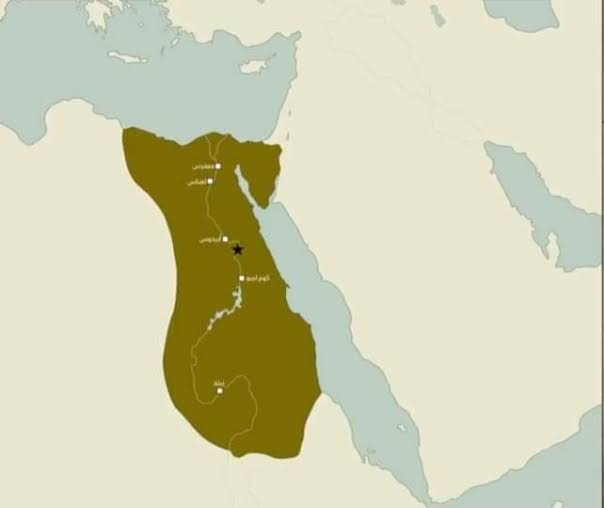
#> input picture atlas-of-the-blessed-lands/tools/data/v413_egypt_map.jpg, 604 x 508 px
$ python v413_egypt_trace.py
#> lines starting #> are read from the running program, lines starting #| are printed output that depends on the picture; after the words box and inside, x2 and y2 are one past the last pixel; in counts of white or black regions, pixels touching at a corner belong together
"""Version 413 helper (Nawaz: "Use this", a map of ancient Egypt's land (olive) from the Delta to Napata, tools/data/v413_egypt_map.jpg).
The map is stylised (its Red Sea and Sinai sit west of their true places), so it is georeferenced on the towns it marks along the Nile
(Memphis, Heracleopolis, Abydos, Thebes (the star), Kom Ombo, Napata) and on the Gulf of Suez, Ras Muhammad and the Sinai's NE corner, with an affine
fit (Mercator latitude). The olive area is traced and written to tools/data/v413_egypt.geojson."""
import numpy as np, json, math, os
from PIL import Image
from scipy import ndimage as ndi
from skimage import measure
from shapely.geometry import Polygon, mapping
H = os.path.dirname(os.path.abspath(__file__))
M = lambda y: math.degrees(math.log(math.tan(math.pi / 4 + math.radians(y) / 2)))
IM = lambda m: math.degrees(2 * math.atan(math.exp(math.radians(m))) - math.pi / 2)
CP = [((217.5, 165), (31.25, 29.85)), ((210, 181), (30.93, 29.08)), ((225, 238.5), (31.92, 26.18)), ((236.5, 249), (32.64, 25.70)), ((242, 278), (32.95, 24.45)),
      ((220, 390), (31.83, 18.53)), ((244, 166), (32.55, 29.97)), ((273, 205), (34.25, 27.73)), ((280, 145), (34.3, 31.3))]
P = np.array([p for p, _ in CP], float); Mx = np.c_[np.ones(len(P)), P]
ax, *_ = np.linalg.lstsq(Mx, np.array([l[0] for _, l in CP]), rcond=None); ay, *_ = np.linalg.lstsq(Mx, np.array([M(l[1]) for _, l in CP]), rcond=None)
f = lambda x, y: (ax[0] + ax[1] * x + ax[2] * y, IM(ay[0] + ay[1] * x + ay[2] * y))
err = [math.hypot((f(*p)[0] - l[0]) * 100, (f(*p)[1] - l[1]) * 111) for p, l in CP]
print('fit km', [round(e) for e in err], 'mean', round(sum(err) / len(err), 1))
a = np.array(Image.open(os.path.join(H, 'data/v413_egypt_map.jpg')).convert('RGB')).astype(int); r, g, b = a[..., 0], a[..., 1], a[..., 2]
#> after `r, g, b = (a[..., 0], a[..., 1], a[..., 2])`:
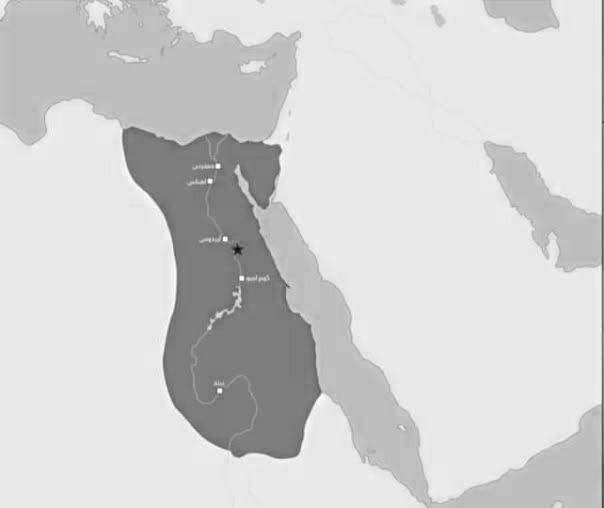
#> r: shape (508, 604) int64; min 15, max 255, mean 209.1
#> after `r, g, b = (a[..., 0], a[..., 1], a[..., 2])`:
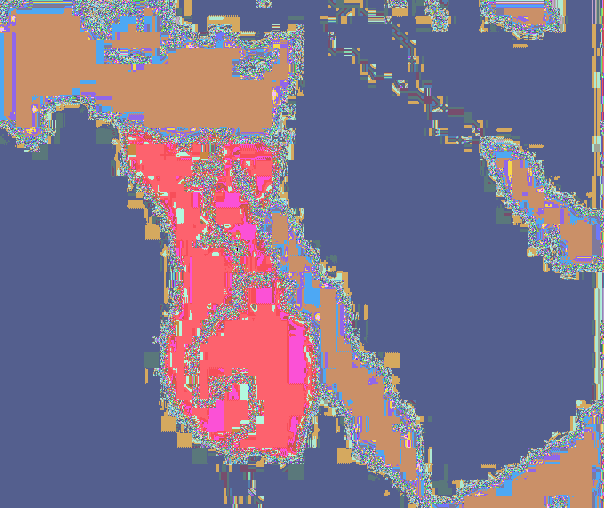
#> g: shape (508, 604) int64; 224 distinct labels, from 0 to 255; one colour per label, 0 black
#> after `r, g, b = (a[..., 0], a[..., 1], a[..., 2])`:
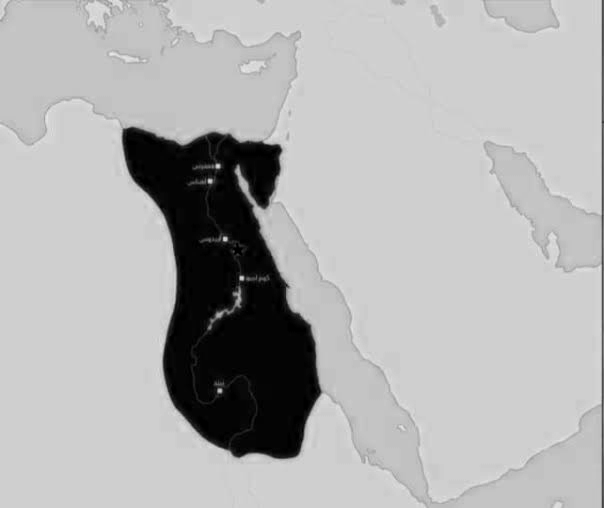
#> b: shape (508, 604) int64; min 0, max 232, mean 178.2
m = (r > 80) & (r < 170) & (g > 70) & (g < 150) & (b < 80) & (r - b > 50)
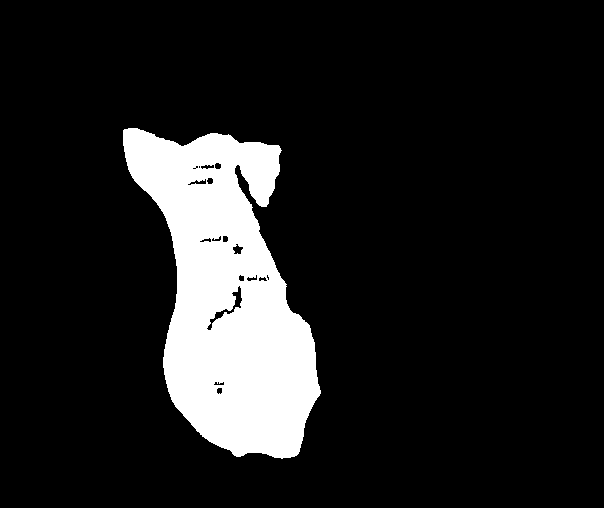
#> m: shape (508, 604) bool; 12.5% white; 1 white region, box (x1, y1, x2, y2) and area: (123, 128, 321, 459) 38295
m = ndi.binary_fill_holes(ndi.binary_closing(m, iterations=4)); lab, n = ndi.label(m); sz = ndi.sum(m, lab, range(1, n + 1)); m = ndi.binary_fill_holes(lab == 1 + int(np.argmax(sz)))
#> after `m = ndi.binary_fill_holes(ndi.binary_closing(m, iterations=4))`:
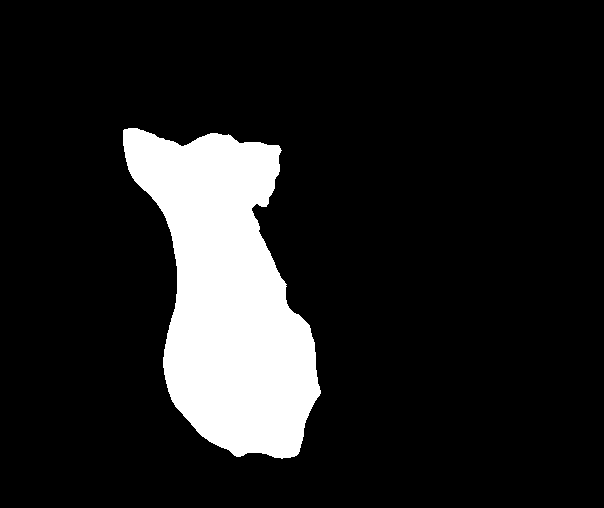
#> m: shape (508, 604) bool; 12.8% white; 1 white region, box (x1, y1, x2, y2) and area: (123, 128, 321, 459) 39238
#> after `lab, n = ndi.label(m)`: n = 1
#> after `sz = ndi.sum(m, lab, range(1, n + 1))`: sz = [39238]
c = max(measure.find_contours(np.pad(m, 1).astype(float), 0.5), key=len) - 1
#> c = 1199 pairs, first value 127.5 to 458.5, second value 122.5 to 320.5
poly = Polygon([f(x, y) for y, x in c]).buffer(0).simplify(0.01)
print('bounds', [round(v, 2) for v in poly.bounds])
#| bounds [26.37, 14.93, 37.11, 31.44]
json.dump({'type': 'Feature', 'properties': {'n': 'Egypt, from his map'}, 'geometry': mapping(poly)}, open(os.path.join(H, 'data/v413_egypt.geojson'), 'w'))
